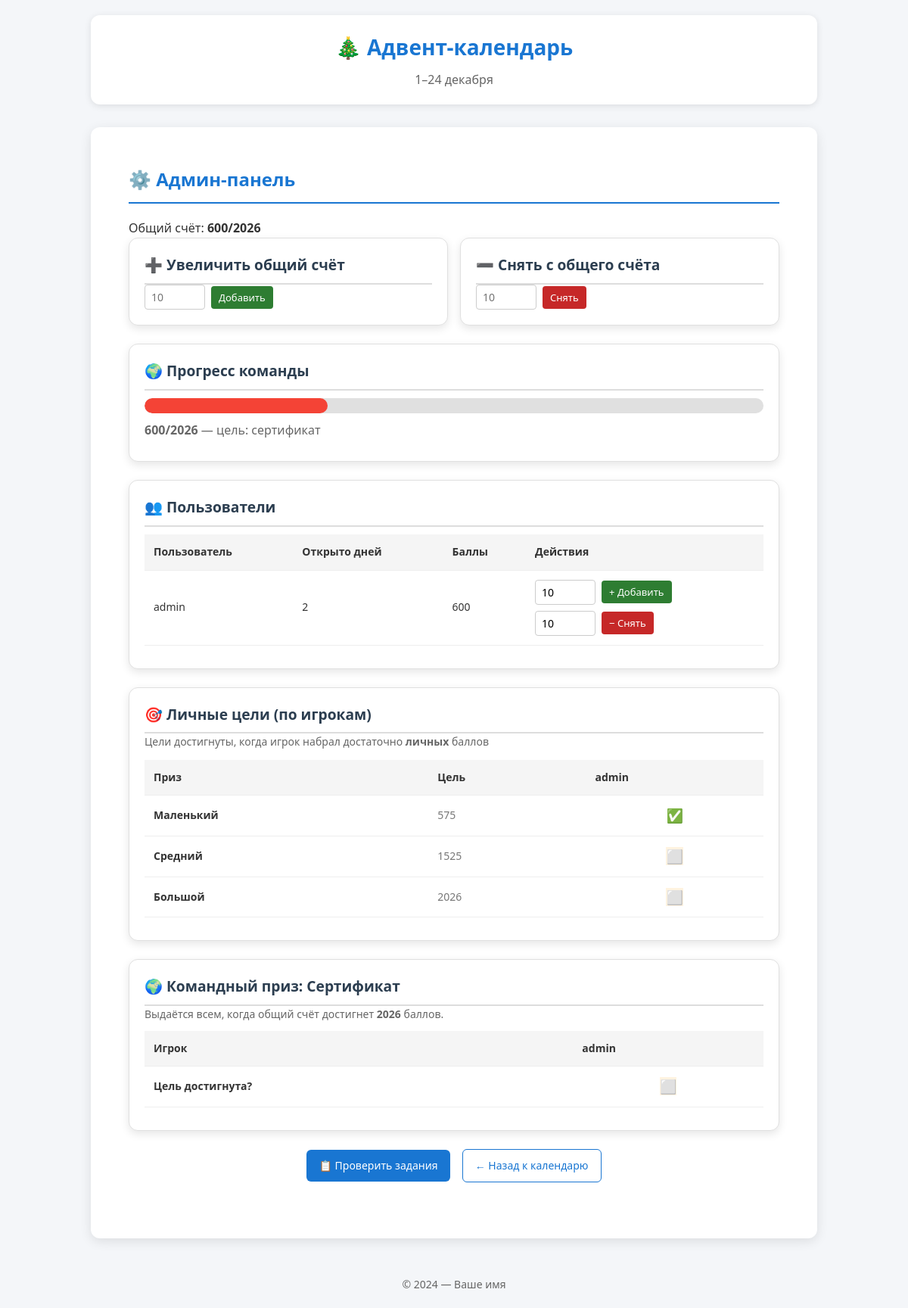
The page /admin (signed in) on the database its author committed.
### tables this page shows
CREATE TABLE global_progress (
                id INTEGER PRIMARY KEY CHECK (id = 1),
                total_points INTEGER DEFAULT 0
            );

CREATE TABLE users (
                id INTEGER PRIMARY KEY AUTOINCREMENT,
                username TEXT UNIQUE NOT NULL,
                password TEXT NOT NULL,
                is_admin INTEGER DEFAULT 0
            );

### app.py (the view)
@app.route('/admin')
def admin():
    if not session.get('is_admin'): flash('Доступ запрещён.'); return redirect(url_for('login'))
    with sqlite3.connect('database.db', timeout=10) as conn:
        conn.row_factory = sqlite3.Row
        cursor = conn.cursor()
        cursor.execute('SELECT id, username FROM users ORDER BY username')
        users = cursor.fetchall()
        cursor.execute('SELECT u.username, p.day FROM users u LEFT JOIN progress p ON u.id = p.user_id')
        stats = {}
        for row in cursor.fetchall():
            name = row['username']
            if name not in stats: stats[name] = {'total_opened': 0}
            if row['day']: stats[name]['total_opened'] += 1
        user_points = {}
        for user in users:
            free, paid = get_user_points(user['id'])
            user_points[user['username']] = free + paid
    return render_template('admin.html', users=users, stats=stats, global_points=get_global_points(), user_points=user_points)

### app.py (called while the page is built)
def get_global_points():
    with sqlite3.connect('database.db', timeout=10) as conn:
        cursor = conn.cursor()
        cursor.execute('SELECT total_points FROM global_progress WHERE id = 1')
        return cursor.fetchone()[0]

def get_user_points(user_id):
    if not user_id:
        return 0, 0
    with sqlite3.connect('database.db', timeout=10) as conn:
        cursor = conn.cursor()
        cursor.execute('SELECT free_points, paid_points FROM points WHERE user_id = ?', (user_id,))
        row = cursor.fetchone()
        return (row[0], row[1]) if row else (0, 0)

@app.context_processor
def inject_functions():
    return {
        'can_open': can_open_door  # теперь можно использовать в шаблоне
    }

@app.before_request
def require_login():
    allowed_routes = ['login', 'register', 'static', 'index']
    if 'user_id' not in session and request.endpoint not in allowed_routes:
        return redirect(url_for('login'))

### templates/admin.html (shortened to what this page needs)
{% extends "index.html" %}
{% block content %}
<div class="admin-container">
  <h2>⚙️ Админ-панель</h2>
  <p>Общий счёт: <strong>{{ global_points }}/2026</strong></p>
  <div class="flex">
    <div class="card flex-1">
      <h3>➕ Увеличить общий счёт</h3>
      <form method="POST" action="/admin/add_global" class="form-inline">
        <input type="number" name="points" placeholder="10" min="1" max="100" required>
        <button type="submit" class="btn-sm btn-add">Добавить</button>
      </form>
    </div>
    <div class="card flex-1">
      <h3>➖ Снять с общего счёта</h3>
      <form method="POST" action="/admin/remove_global" class="form-inline">
        <input type="number" name="points" placeholder="10" min="1" required>
        <button type="submit" class="btn-sm btn-remove">Снять</button>
      </form>
    </div>
  </div>
  <div class="card">
    <h3>🌍 Прогресс команды</h3>
    <div class="progress-bar">
      <div class="progress-fill"
           style="width: {{ [global_points * 100 / 2026, 100] | min | round(2) }}%;
                  background:
                    {% if global_points < 1000 %}#f44336
                    {% elif global_points < 1800 %}#ff9800
                    {% else %}#4caf50{% endif %};">
      </div>
    </div>
    <p style="color: #666; margin: 8px 0;">
      <strong>{{ global_points }}/2026</strong> — цель: сертификат
    </p>
  </div>
  <div class="card">
    <h3>👥 Пользователи</h3>
    <table>
      <thead>
        <tr>
          <th>Пользователь</th>
          <th>Открыто дней</th>
          <th>Баллы</th>
          <th>Действия</th>
        </tr>
      </thead>
      <tbody>
        {% for user in users %}
        <tr>
          <td>{{ user.username }}</td>
          <td>{{ stats.get(user.username, {'total_opened': 0})['total_opened'] }}</td>
          <td>{{ user_points.get(user.username, 0) }}</td>
          <td>
            <div style="display: flex; gap: 8px; flex-direction: column;">
              <form method="POST" action="/admin/add_user_points" class="form-inline">
                <input type="number" name="points" value="10" min="1" max="100">
                <button type="submit" class="btn-sm btn-add">+ Добавить</button>
              </form>
              <form method="POST" action="/admin/remove_user_points" class="form-inline">
                <input type="number" name="points" value="10" min="1">
                <button type="submit" class="btn-sm btn-remove">− Снять</button>
              </form>
            </div>
          </td>
        </tr>
        {% endfor %}
      </tbody>
    </table>
  </div>
  <div class="card">
    <h3>🎯 Личные цели (по игрокам)</h3>
    <p style="color: #666; font-size: 14px; margin: 0 0 12px;">Цели достигнуты, когда игрок набрал достаточно <strong>личных</strong> баллов</p>
    <table>
      <thead>
        <tr>
          <th>Приз</th>
          <th>Цель</th>
          {% for user in users %}
            <th>{{ user.username }}</th>
          {% endfor %}
        </tr>
      </thead>
      <tbody>
        {% set personal_rewards = [
          {'name': 'Маленький', 'points': 575},
          {'name': 'Средний', 'points': 1525},
          {'name': 'Большой', 'points': 2026}
        ] %}
        {% for r in personal_rewards %}
        <tr>
          <td><strong>{{ r.name }}</strong></td>
          <td style="color: #777;">{{ r.points }}</td>
          {% for user in users %}
            {% set total = user_points.get(user.username, 0) %}
            <td class="status-cell">
              {% if total >= r.points %}
                <span class="status-achieved">✅</span>
              {% else %}
                <span class="status-pending">⬜</span>
              {% endif %}
            </td>
          {% endfor %}
        </tr>
        {% endfor %}
      </tbody>
    </table>
  </div>
  <div class="card">
    <h3>🌍 Командный приз: Сертификат</h3>
    <p style="color: #666; font-size: 14px;">
      Выдаётся всем, когда общий счёт достигнет <strong>2026</strong> баллов.
    </p>
    <table>
      <thead>
        <tr>
          <th>Игрок</th>
          {% for user in users %}
            <th>{{ user.username }}</th>
          {% endfor %}
        </tr>
      </thead>
      <tbody>
        <tr>
          <td><strong>Цель достигнута?</strong></td>
          {% for user in users %}
            <td class="status-cell">
              {% if global_points >= 2026 %}
                <span class="status-achieved">✅</span>
              {% else %}
                <span class="status-pending">⬜</span>
              {% endif %}
            </td>
          {% endfor %}
        </tr>
      </tbody>
    </table>
  </div>
  <div style="text-align: center; margin: 24px 0;">
    <a href="/admin/submissions" class="btn" style="background: #1976d2;">📋 Проверить задания</a>
    <a href="/calendar" class="btn btn-outline" style="margin-left: 12px;">← Назад к календарю</a>
  </div>
</div>
{% endblock %}

### templates/index.html (style rules this page uses)
:root { --primary: #1976d2; --primary-dark: #0d47a1; --success: #2e7d32; --error: #c62828; --warning: #ff6f00; --light: #f4f6f9; --border: #ddd; --white: #ffffff; --text: #333; --gray: #666; --light-gray: #999; }
* { box-sizing: border-box; margin: 0; padding: 0; }
body { font-family: 'Segoe UI', Tahoma, Geneva, Verdana, sans-serif; line-height: 1.6; color: var(--text); background: var(--light); padding: 0; margin: 0; }
h2 { color: var(--primary); margin: 0 0 20px; font-size: 24px; border-bottom: 2px solid var(--primary); padding-bottom: 10px; }
.btn { display: inline-block; padding: 10px 16px; background: var(--primary); color: white; text-decoration: none; border-radius: 6px; font-weight: 500; font-size: 14px; transition: background 0.3s; }
.btn-outline { background: transparent; color: var(--primary); border: 1px solid var(--primary); }
table { width: 100%; border-collapse: collapse; margin: 20px 0; font-size: 14px; }
th, td { padding: 12px 10px; text-align: left; border-bottom: 1px solid var(--border); }
th { background: #f8f9fa; color: var(--text); font-weight: 600; }
.status-pending { background: #fff3e0; color: var(--warning); }
input, button, select, textarea { font-family: inherit; font-size: 14px; }

### templates/admin.html (style rules this page uses)
.admin-container { max-width: 1100px; margin: 0 auto; padding: 20px; font-family: 'Segoe UI', Tahoma, Geneva, Verdana, sans-serif; }
.card { background: white; border-radius: 12px; box-shadow: 0 4px 12px rgba(0, 0, 0, 0.1); padding: 20px; margin-bottom: 24px; border: 1px solid #e0e0e0; }
.card h3 { margin-top: 0; color: #2c3e50; font-size: 1.2em; font-weight: 600; border-bottom: 2px solid #ddd; padding-bottom: 8px; }
.progress-bar { height: 20px; background: #e0e0e0; border-radius: 10px; overflow: hidden; margin: 10px 0; }
.progress-fill { height: 100%; width: 0; background: #4caf50; transition: width 0.6s ease; border-radius: 10px; }
.status-cell { text-align: center; font-size: 18px; }
.status-achieved { color: #4caf50; }
.status-pending { color: #ccc; }
.btn-sm { padding: 6px 10px; font-size: 13px; border: none; border-radius: 4px; cursor: pointer; }
.btn-add { background: #2e7d32; color: white; }
.btn-remove { background: #c62828; color: white; }
table { width: 100%; border-collapse: collapse; margin: 10px 0; }
th, td { padding: 12px; text-align: left; border-bottom: 1px solid #eee; }
th { background: #f5f5f5; color: #333; font-weight: 600; }
.form-inline { display: flex; gap: 8px; align-items: center; }
input[type="number"] { padding: 6px 8px; width: 80px; border: 1px solid #ccc; border-radius: 4px; font-size: 14px; }
.flex { display: flex; gap: 16px; }
.flex-1 { flex: 1; }

### rows shown on the page
global_progress: total_points "600"
users: username "admin", username "2", get "600"

### other values the page prints
{{ r.name }} "Маленький" "Средний" "Большой"
{{ r.points }} "575" "1525" "2026"
{{ now.year if now else 2024 }} "2024"
